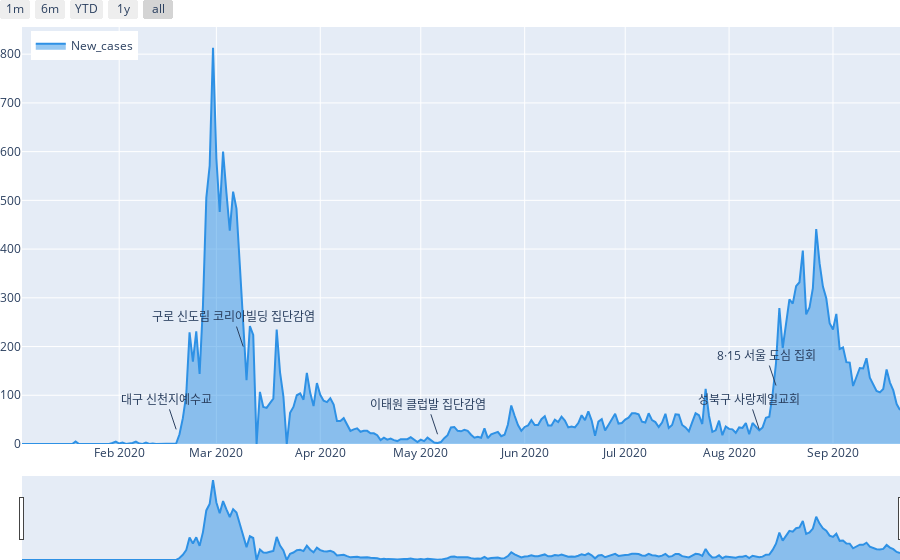

Notebook source saved alongside this figure:
### Markdown cell above
## 대한민국 확진자 발생 정보
  
<br/>  

- 자료 출처 : https://www.who.int/
- plotly.express.area

### Code cell
import plotly.express as px

kr_covid = pd.read_csv("c:/data/kr_covid.csv")
del kr_covid['Unnamed: 0']
kr_covid.set_index('Date_reported', inplace = True)
fig = px.area(kr_covid[['New_cases']], color_discrete_sequence=px.colors.qualitative.Dark24)
fig.add_annotation(x = pd.to_datetime('2020-02-18'), y = 30, text = '대구 신천지예수교')
fig.add_annotation(x = pd.to_datetime('2020-08-10'), y = 30, text = '성북구 사랑제일교회')
fig.add_annotation(x = pd.to_datetime('2020-08-15'), y = 120, text = '8·15 서울 도심 집회')
fig.add_annotation(x = pd.to_datetime('2020-05-06'), y = 20, text = '이태원 클럽발 집단감염')
fig.add_annotation(x = pd.to_datetime('2020-03-09'), y = 200, text = '구로 신도림 코리아빌딩 집단감염')
fig.update_layout(legend_title = None, xaxis_title=None, yaxis_title=None,
                  margin=dict(l=0, r=0, t=0, b=0))
fig.update_layout(legend=dict(
    yanchor="top",
    y=0.99,
    xanchor="left",
    x=0.01
))
fig.update_layout(
    xaxis=dict(
        rangeselector=dict(
            buttons=list([
                dict(count=1,
                     label="1m",
                     step="month",
                     stepmode="backward"),
                dict(count=6,
                     label="6m",
                     step="month",
                     stepmode="backward"),
                dict(count=1,
                     label="YTD",
                     step="year",
                     stepmode="todate"),
                dict(count=1,
                     label="1y",
                     step="year",
                     stepmode="backward"),
                dict(step="all")
            ])
        ),
        rangeslider=dict(
            visible=True
        ),
        type="date"
    )
)

fig.show()
fig.write_html("c:/data/covid_kr_area.html")

### Figure 1 — Plotly figure (JSON) as saved in the notebook; plotly's stock layout.template omitted (floating-point values rounded to 4 significant figures; data arrays with more than 128 entries replaced by an {"elided": "..."} marker saying what was removed)
{"data": [{"hovertemplate": "variable=New_cases<br>Date_reported=%{x}<br>value=%{y}<extra></extra>", "legendgroup": "New_cases", "line": {"color": "#2E91E5"}, "mode": "lines", "name": "New_cases", "orientation": "v", "showlegend": true, "stackgroup": "1", "type": "scatter", "x": {"elided": "263 str values"}, "xaxis": "x", "y": {"elided": "263 int values"}, "yaxis": "y"}], "layout": {"annotations": [{"text": "대구 신천지예수교", "x": "2020-02-18T00:00:00", "y": 30}, {"text": "성북구 사랑제일교회", "x": "2020-08-10T00:00:00", "y": 30}, {"text": "8·15 서울 도심 집회", "x": "2020-08-15T00:00:00", "y": 120}, {"text": "이태원 클럽발 집단감염", "x": "2020-05-06T00:00:00", "y": 20}, {"text": "구로 신도림 코리아빌딩 집단감염", "x": "2020-03-09T00:00:00", "y": 200}], "legend": {"title": {}, "tracegroupgap": 0, "x": 0.01, "xanchor": "left", "y": 0.99, "yanchor": "top"}, "margin": {"b": 0, "l": 0, "r": 0, "t": 0}, "xaxis": {"anchor": "y", "domain": [0, 1], "rangeselector": {"buttons": [{"count": 1, "label": "1m", "step": "month", "stepmode": "backward"}, {"count": 6, "label": "6m", "step": "month", "stepmode": "backward"}, {"count": 1, "label": "YTD", "step": "year", "stepmode": "todate"}, {"count": 1, "label": "1y", "step": "year", "stepmode": "backward"}, {"step": "all"}]}, "rangeslider": {"visible": true}, "title": {}, "type": "date"}, "yaxis": {"anchor": "x", "domain": [0, 1], "title": {}}}}
